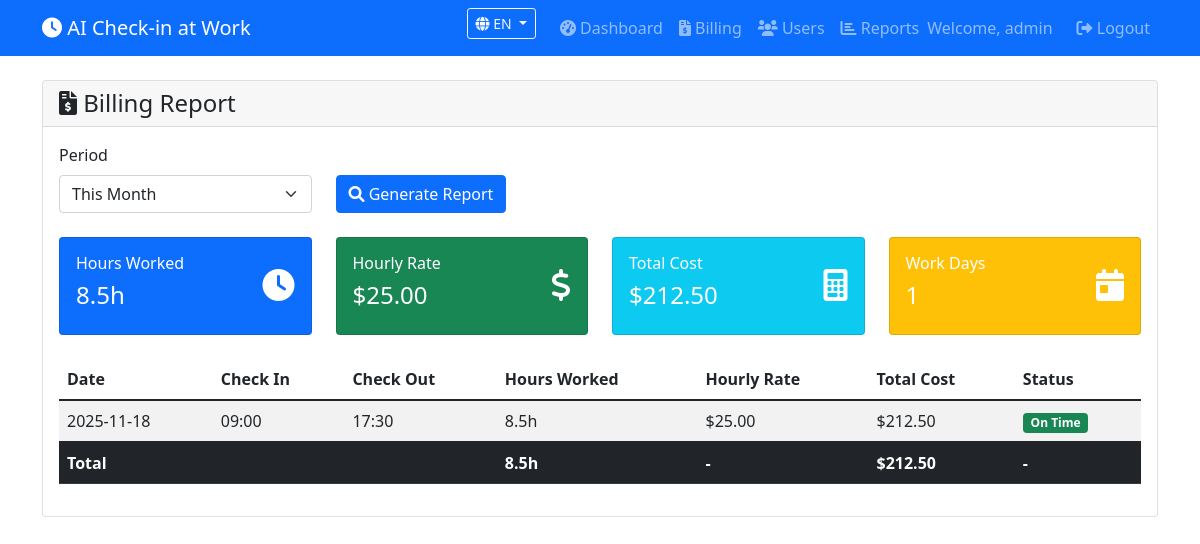
The page /billing (signed in) on the database its author committed.
### tables this page shows
CREATE TABLE checkins (
            id INTEGER PRIMARY KEY AUTOINCREMENT,
            employee_id INTEGER NOT NULL,
            check_in_time TIMESTAMP,
            check_out_time TIMESTAMP,
            date DATE NOT NULL,
            status TEXT DEFAULT 'present',
            notes TEXT,
            created_at TIMESTAMP DEFAULT CURRENT_TIMESTAMP,
            FOREIGN KEY (employee_id) REFERENCES employees (id),
            UNIQUE(employee_id, date)
        );

### src/routes/billing_routes.py (the view)
    def decorated_function(*args, **kwargs):
        if 'employee_id' not in session:
            return redirect(url_for('auth.login'))
        return f(*args, **kwargs)

### src/database.py (called while the page is built)
def get_db_connection():
    conn = sqlite3.connect(DB_PATH)
    conn.row_factory = sqlite3.Row
    return conn

### src/routes/billing_routes.py (called while the page is built)
def login_required(f):
    def decorated_function(*args, **kwargs):
        if 'employee_id' not in session:
            return redirect(url_for('auth.login'))
        return f(*args, **kwargs)
    decorated_function.__name__ = f.__name__
    return decorated_function

### templates/billing.html (shortened to what this page needs)
{% extends "base.html" %}
{% block content %}
<div class="row">
    <div class="col-12">
        <div class="card">
            <div class="card-header">
                <h4 class="mb-0"><i class="fas fa-file-invoice-dollar"></i> {{ get_text('billing_report') }}</h4>
            </div>
            <div class="card-body">
                <form method="GET" class="mb-4">
                    <div class="row">
                        <div class="col-md-3">
                            <label class="form-label">{{ get_text('period') }}</label>
                            <select name="period" class="form-select" onchange="toggleCustomDates(this.value)">
                                <option value="this_month" {% if period == 'this_month' %}selected{% endif %}>{{ get_text('this_month') }}</option>
                            </select>
                        </div>
                        <div class="col-md-3 d-flex align-items-end">
                            <button type="submit" class="btn btn-primary">
                                <i class="fas fa-search"></i> {{ get_text('generate_report') }}
                            </button>
                        </div>
                    </div>
                </form>
                {% if billing_data.records %}
                <div class="row mb-4">
                    <div class="col-md-3">
                        <div class="card bg-primary text-white">
                            <div class="card-body">
                                <div class="d-flex justify-content-between">
                                    <div>
                                        <h6 class="card-title">{{ get_text('hours_worked') }}</h6>
                                        <h4>{{ billing_data.total_hours }}h</h4>
                                    </div>
                                    <div class="align-self-center">
                                        <i class="fas fa-clock fa-2x"></i>
                                    </div>
                                </div>
                            </div>
                        </div>
                    </div>
                    <div class="col-md-3">
                        <div class="card bg-success text-white">
                            <div class="card-body">
                                <div class="d-flex justify-content-between">
                                    <div>
                                        <h6 class="card-title">{{ get_text('hourly_rate') }}</h6>
                                        <h4>${{ "%.2f"|format(billing_data.hourly_rate) }}</h4>
                                    </div>
                                    <div class="align-self-center">
                                        <i class="fas fa-dollar-sign fa-2x"></i>
                                    </div>
                                </div>
                            </div>
                        </div>
                    </div>
                    <div class="col-md-3">
                        <div class="card bg-info text-white">
                            <div class="card-body">
                                <div class="d-flex justify-content-between">
                                    <div>
                                        <h6 class="card-title">{{ get_text('total_cost') }}</h6>
                                        <h4>${{ "%.2f"|format(billing_data.total_cost) }}</h4>
                                    </div>
                                    <div class="align-self-center">
                                        <i class="fas fa-calculator fa-2x"></i>
                                    </div>
                                </div>
                            </div>
                        </div>
                    </div>
                    <div class="col-md-3">
                        <div class="card bg-warning text-white">
                            <div class="card-body">
                                <div class="d-flex justify-content-between">
                                    <div>
                                        <h6 class="card-title">Work Days</h6>
                                        <h4>{{ billing_data.records|length }}</h4>
                                    </div>
                                    <div class="align-self-center">
                                        <i class="fas fa-calendar-day fa-2x"></i>
                                    </div>
                                </div>
                            </div>
                        </div>
                    </div>
                </div>
                <div class="table-responsive">
                    <table class="table table-striped">
                        <thead>
                            <tr>
                                <th>{{ get_text('date') }}</th>
                                <th>{{ get_text('check_in') }}</th>
                                <th>{{ get_text('check_out') }}</th>
                                <th>{{ get_text('hours_worked') }}</th>
                                <th>{{ get_text('hourly_rate') }}</th>
                                <th>{{ get_text('total_cost') }}</th>
                                <th>{{ get_text('status') }}</th>
                            </tr>
                        </thead>
                        <tbody>
                            {% for record in billing_data.records %}
                            <tr>
                                <td>{{ record.date }}</td>
                                <td>{{ record.check_in }}</td>
                                <td>{{ record.check_out }}</td>
                                <td>{{ record.hours_worked }}h</td>
                                <td>${{ "%.2f"|format(record.hourly_rate) }}</td>
                                <td>${{ "%.2f"|format(record.cost) }}</td>
                                <td>
                                    <span class="badge bg-{% if record.status == 'on_time' %}success{% elif record.status == 'late' %}warning{% else %}secondary{% endif %}">
                                        {{ record.status.replace('_', ' ').title() }}
                                    </span>
                                </td>
                            </tr>
                            {% endfor %}
                        </tbody>
                        <tfoot>
                            <tr class="table-dark">
                                <th colspan="3">Total</th>
                                <th>{{ billing_data.total_hours }}h</th>
                                <th>-</th>
                                <th>${{ "%.2f"|format(billing_data.total_cost) }}</th>
                                <th>-</th>
                            </tr>
                        </tfoot>
                    </table>
                </div>
                {% else %}
                <div class="alert alert-info">
                    <i class="fas fa-info-circle"></i> {{ get_text('no_billing_data') }}
                </div>
                {% endif %}
            </div>
        </div>
    </div>
</div>
{% endblock %}

### rows shown on the page
checkins: date "2025-11-18", check_in "09:00", check_out "17:30", hours_worked "8.5", hourly_rate "25.00", cost "212.50", status.replace "On Time"

### other values the page prints
{{ 'EN' if current_lang == 'en' else 'FR' }} "EN"
{{ get_text('dashboard') }} "Dashboard"
{{ get_text('billing') }} "Billing"
{{ get_text('welcome') }} "Welcome"
{{ session.employee_name }} "admin"
{{ get_text('logout') }} "Logout"
{{ get_text('billing_report') }} "Billing Report"
{{ get_text('period') }} "Period"
{{ get_text('generate_report') }} "Generate Report"
{{ get_text('hours_worked') }} "Hours Worked"
{{ billing_data.total_hours }} "8.5"
{{ get_text('hourly_rate') }} "Hourly Rate"
{{ "%.2f"|format(billing_data.hourly_rate) }} "25.00"
{{ get_text('total_cost') }} "Total Cost"
{{ "%.2f"|format(billing_data.total_cost) }} "212.50"
